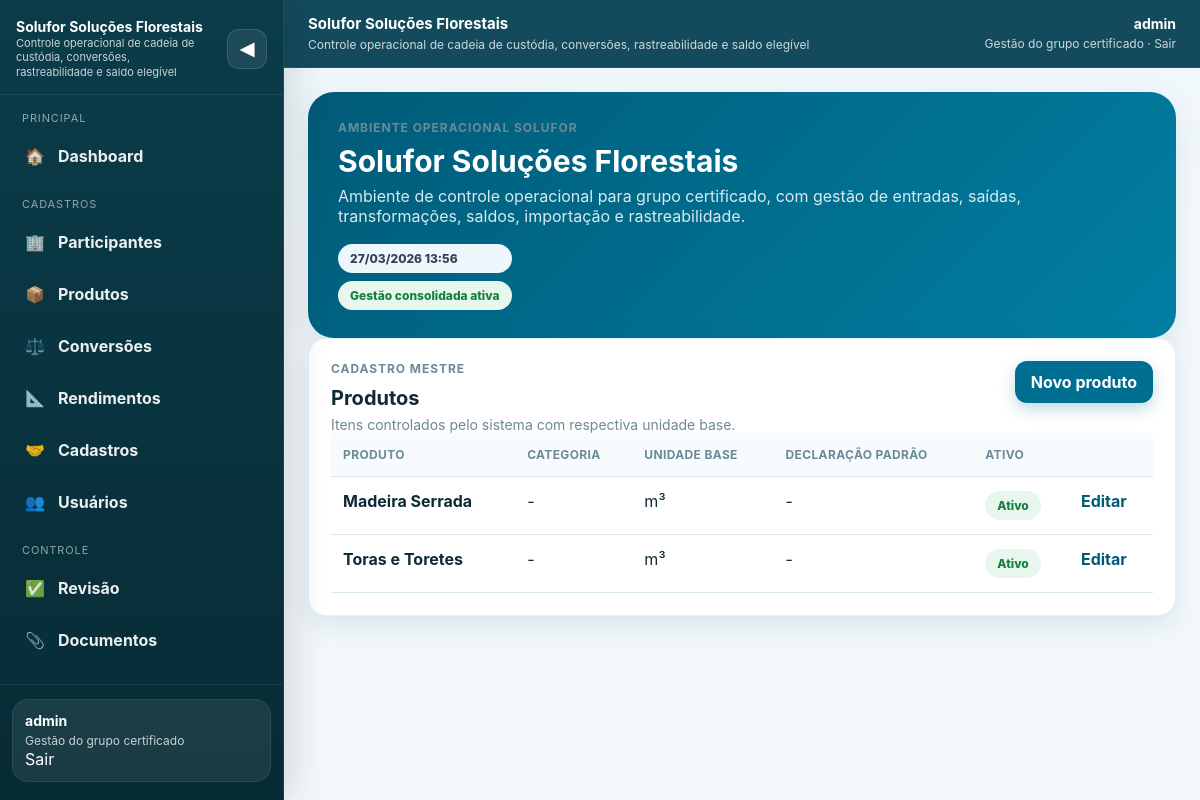
/catalog/products/ (signed in), run on an earlier commit of the app's database.
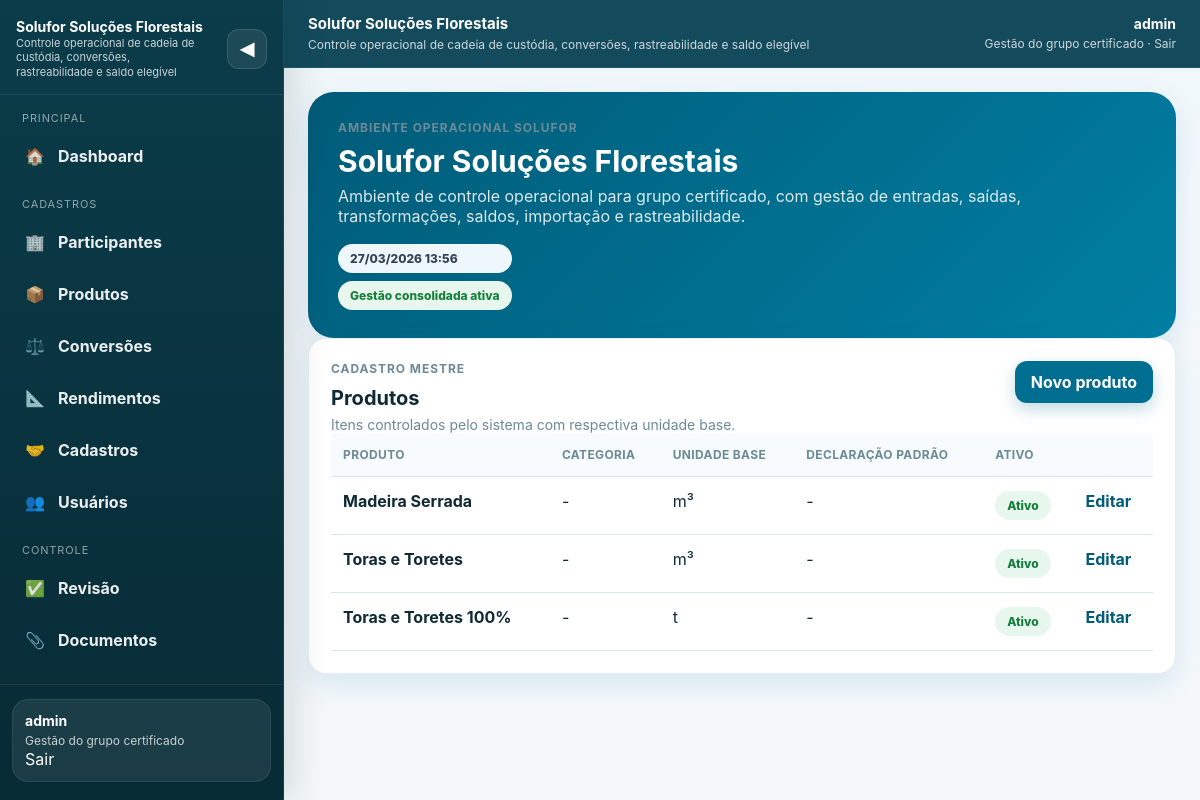
And on a later commit of the database.
### catalog/models.py (models this page shows, shortened)
class Product(models.Model):
    UNIT_CHOICES = [
        ('m3', 'm³'),
        ('kg', 'kg'),
        ('t', 't'),
        ('un', 'un'),
    ]
    name = models.CharField('Produto', max_length=255)
    category = models.CharField('Categoria', max_length=100, blank=True)
    unit = models.CharField('Unidade', max_length=10, choices=UNIT_CHOICES)
    fsc_applicable = models.BooleanField('Aplica FSC', default=True)
    default_claim = models.CharField('Declaração padrão', max_length=100, blank=True)
    active = models.BooleanField('Ativo', default=True)
    class Meta:
        ordering = ['name']

### catalog/views.py (the view)
# urls.py: path('products/', ProductListView.as_view(), name='product_list'),
class ProductListView(ManagerRequiredMixin, ListView):
    model = Product; template_name = 'catalog/product_list.html'; context_object_name = 'products'

### accounts/models.py (called while the page is built)
    @property
    def is_manager(self):
        return self.role == 'manager' or self.is_superuser

    @property
    def is_auditor(self):
        return self.role == 'auditor'

    @property
    def is_participant_user(self):
        return self.role == 'participant'

### catalog/views.py (called while the page is built)
    def test_func(self):
        return self.request.user.is_manager

### templates/catalog/product_list.html
{% extends "base.html" %}
{% block content %}
<div class="card"><div class="listing-head"><div><div class="kicker">Cadastro mestre</div><h2 class="card-title">Produtos</h2><p class="card-subtitle">Itens controlados pelo sistema com respectiva unidade base.</p></div><a class="btn" href="/catalog/products/new/">Novo produto</a></div>
{% if products %}<div class="table-wrap"><table><tr><th>Produto</th><th>Categoria</th><th>Unidade base</th><th>Declaração padrão</th><th>Ativo</th><th></th></tr>{% for product in products %}<tr><td><strong>{{ product.name }}</strong></td><td>{{ product.category|default:'-' }}</td><td>{{ product.get_unit_display }}</td><td>{{ product.default_claim|default:'-' }}</td><td>{% if product.active %}<span class="badge success">Ativo</span>{% else %}<span class="badge danger">Inativo</span>{% endif %}</td><td><a class="inline-link" href="/catalog/products/{{ product.id }}/edit/">Editar</a></td></tr>{% empty %}<tr><td colspan="6" class="muted">Sem produtos cadastrados.</td></tr>{% endfor %}</table></div>{% else %}<div class="empty-state">Nenhum produto cadastrado.</div>{% endif %}
</div>
{% endblock %}

What changed in the data, as far as the page shows it:
added Product: name "Toras e Toretes 100%", category "-", unit "t", default_claim "-", active "Ativo"
